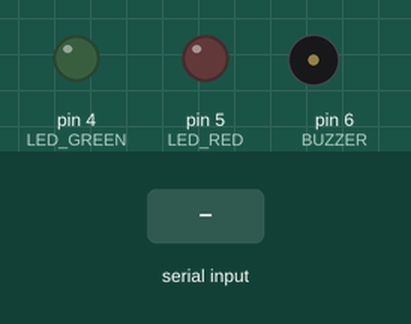
Simulated run of this sketch. Board: Arduino Uno, built with avr-gcc and run on an emulated ATmega328P. Shown: output pins drawn as LEDs (lit = HIGH), buzzer (waves = sounding). The test bench sets the inputs (shaded band). Pins used as bus, display or sensor lines are not drawn; what the sketch prints to the serial monitor is not drawn.

Above: at 1.2 s.
1.3 s: "0" received over Serial
At 1.8 s:
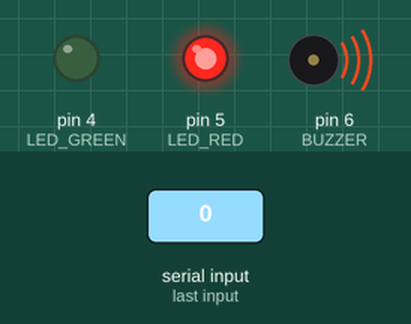
3.8 s: "1" received over Serial
At 3.98 s:
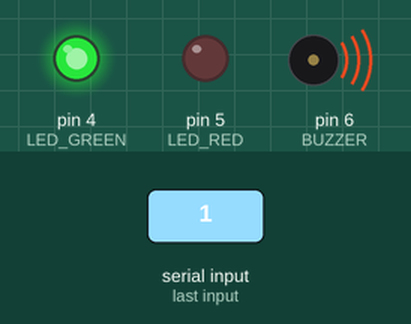
Timing chart, 0 to 6.8 s (numbered marks = the images above; inputs shaded):
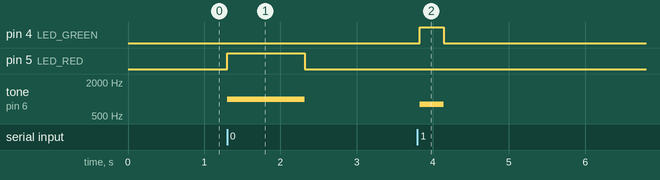

The sketch:

arduino_rfid_system_updated.ino
```cpp
/*
 * Arduino RFID System with LED and Buzzer Control - Version Simplifiée
 */

#include <SPI.h>
#include <MFRC522.h>

#define SS_PIN 10
#define RST_PIN 9
#define LED_GREEN 4
#define LED_RED 5
#define BUZZER 6

MFRC522 rfid(SS_PIN, RST_PIN);
bool ledState = false;
unsigned long ledStartTime = 0;
int currentCommand = 0; // 0 = rien, 1 = vert, 2 = rouge

void setup() {
  Serial.begin(9600);
  SPI.begin();
  rfid.PCD_Init();

  pinMode(LED_GREEN, OUTPUT);
  pinMode(LED_RED, OUTPUT);
  pinMode(BUZZER, OUTPUT);

  digitalWrite(LED_GREEN, LOW);
  digitalWrite(LED_RED, LOW);
  noTone(BUZZER);

  Serial.println("READY");
}

void loop() {
  // 1. Lire les cartes RFID
  if (rfid.PICC_IsNewCardPresent() && rfid.PICC_ReadCardSerial()) {
    String uid = "";
    for (byte i = 0; i < rfid.uid.size; i++) {
      uid += String(rfid.uid.uidByte[i] < 0x10 ? "0" : "");
      uid += String(rfid.uid.uidByte[i], HEX);
    }
    uid.toUpperCase();

    if (uid.length() >= 8 && uid.length() <= 16) {
      Serial.println(uid);
    }

    rfid.PICC_HaltA();
    rfid.PCD_StopCrypto1();
  }

  // 2. Lire les commandes du PC (version simplifiée)
  if (Serial.available() > 0) {
    char command = Serial.read();

    if (command == '0') {
      executeCommand(2); // Rouge
    }
    else if (command == '1') {
      executeCommand(1); // Vert
    }
  }

  // 3. Gérer le timer des LEDs
  handleLEDTimer();

  delay(10); // Petit délai pour stabilité
}

void executeCommand(int cmd) {
  currentCommand = cmd;
  ledStartTime = millis();

  // Arrêter tout d'abord
  digitalWrite(LED_GREEN, LOW);
  digitalWrite(LED_RED, LOW);
  noTone(BUZZER);

  // Appliquer la nouvelle commande
  if (cmd == 1) { // VERT
    digitalWrite(LED_GREEN, HIGH);
    tone(BUZZER, 800);
  }
  else if (cmd == 2) { // ROUGE
    digitalWrite(LED_RED, HIGH);
    tone(BUZZER, 1000);
  }
}

void handleLEDTimer() {
  if (currentCommand == 0) return;

  unsigned long currentTime = millis();
  unsigned long elapsed = currentTime - ledStartTime;

  if ((currentCommand == 1 && elapsed >= 300) ||  // Vert: 200ms
      (currentCommand == 2 && elapsed >= 1000)) { // Rouge: 1000ms
    // Éteindre tout
    digitalWrite(LED_GREEN, LOW);
    digitalWrite(LED_RED, LOW);
    noTone(BUZZER);
    currentCommand = 0;
  }
}
```

Measured:
- after the input at 1.3 s, pin 5 (LED_RED): LOW → HIGH at once, → LOW 1.0 s later; tone on pin 6 (BUZZER): silent → 1000 Hz at once, → silent 1.0 s later
- after the input at 3.8 s, pin 4 (LED_GREEN): LOW → HIGH at once, → LOW 0.32 s later; tone on pin 6 (BUZZER): silent → 800 Hz at once, → silent 0.32 s later
